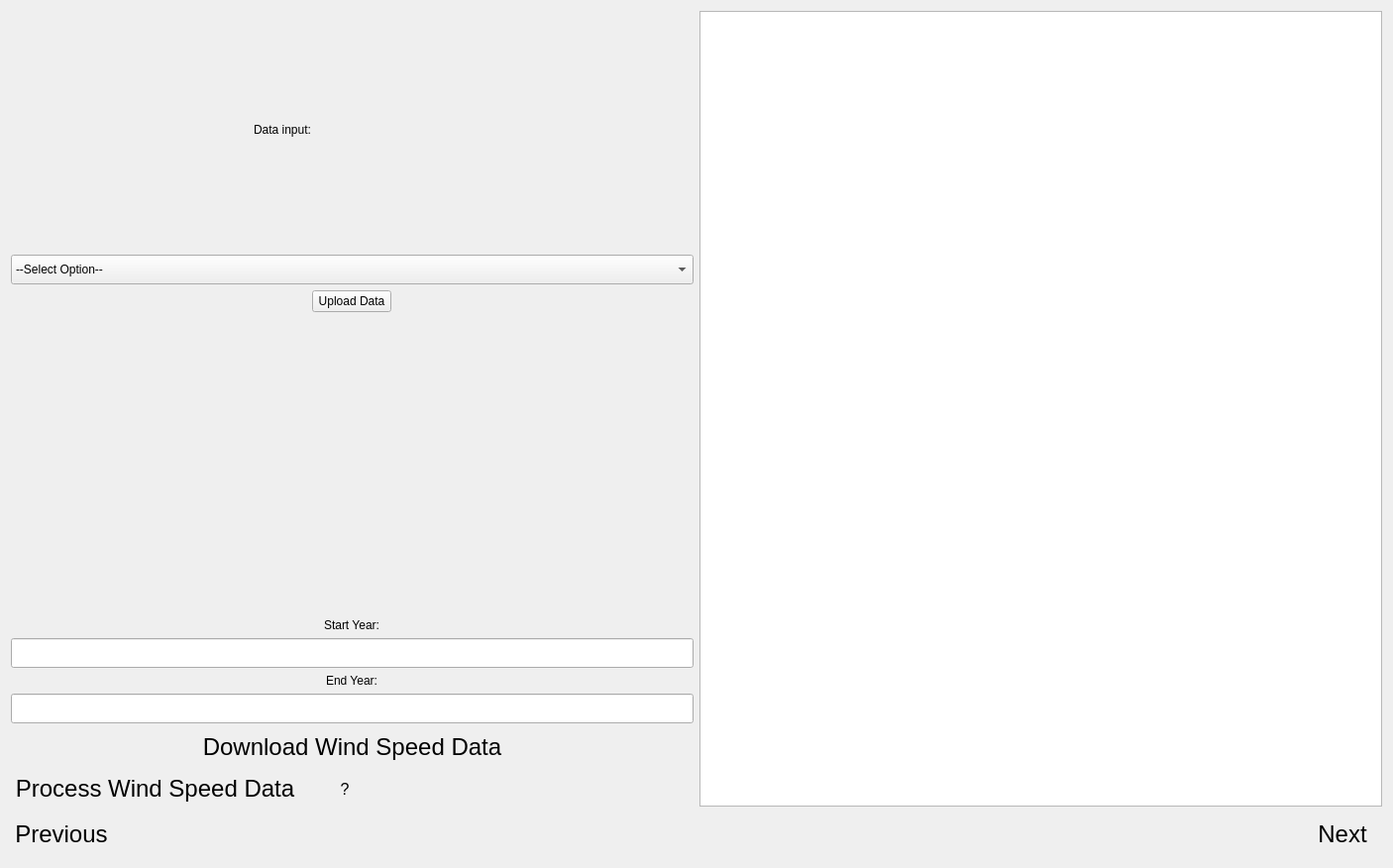
<?xml version="1.0" encoding="UTF-8"?>
<ui version="4.0">
 <class>wind_widget</class>
 <widget class="QWidget" name="wind_widget">
  <property name="geometry">
   <rect>
    <x>0</x>
    <y>0</y>
    <width>1406</width>
    <height>876</height>
   </rect>
  </property>
  <property name="windowTitle">
   <string>Form</string>
  </property>
  <layout class="QVBoxLayout" name="verticalLayout">
   <item>
    <widget class="QFrame" name="frame_55">
     <property name="styleSheet">
      <string notr="true"/>
     </property>
     <property name="frameShape">
      <enum>QFrame::Shape::NoFrame</enum>
     </property>
     <property name="frameShadow">
      <enum>QFrame::Shadow::Raised</enum>
     </property>
     <layout class="QGridLayout" name="gridLayout_12">
      <property name="leftMargin">
       <number>0</number>
      </property>
      <property name="topMargin">
       <number>0</number>
      </property>
      <property name="rightMargin">
       <number>0</number>
      </property>
      <property name="bottomMargin">
       <number>0</number>
      </property>
      <item row="0" column="1" rowspan="4">
       <widget class="QTextBrowser" name="textBrowser_3">
        <property name="styleSheet">
         <string notr="true"/>
        </property>
       </widget>
      </item>
      <item row="3" column="0">
       <widget class="QWidget" name="widget_12" native="true">
        <property name="styleSheet">
         <string notr="true"/>
        </property>
        <layout class="QGridLayout" name="gridLayout_11">
         <property name="leftMargin">
          <number>0</number>
         </property>
         <property name="topMargin">
          <number>0</number>
         </property>
         <property name="rightMargin">
          <number>0</number>
         </property>
         <property name="bottomMargin">
          <number>0</number>
         </property>
         <item row="0" column="0" alignment="Qt::AlignmentFlag::AlignHCenter">
          <widget class="QPushButton" name="pushButton_4">
           <property name="font">
            <font>
             <family>Arial</family>
             <pointsize>18</pointsize>
             <italic>false</italic>
             <bold>false</bold>
            </font>
           </property>
           <property name="styleSheet">
            <string notr="true"/>
           </property>
           <property name="text">
            <string>Download Wind Speed Data</string>
           </property>
           <property name="flat">
            <bool>true</bool>
           </property>
          </widget>
         </item>
         <item row="1" column="0">
          <layout class="QHBoxLayout" name="horizontalLayout_2">
           <item alignment="Qt::AlignmentFlag::AlignLeft">
            <widget class="QPushButton" name="pushButton_7">
             <property name="sizePolicy">
              <sizepolicy hsizetype="Minimum" vsizetype="Preferred">
               <horstretch>0</horstretch>
               <verstretch>0</verstretch>
              </sizepolicy>
             </property>
             <property name="font">
              <font>
               <family>Arial</family>
               <pointsize>18</pointsize>
               <italic>false</italic>
               <bold>false</bold>
              </font>
             </property>
             <property name="styleSheet">
              <string notr="true"/>
             </property>
             <property name="text">
              <string>Process Wind Speed Data</string>
             </property>
             <property name="flat">
              <bool>true</bool>
             </property>
            </widget>
           </item>
           <item>
            <widget class="QPushButton" name="pushButton_help_wind">
             <property name="sizePolicy">
              <sizepolicy hsizetype="Minimum" vsizetype="Minimum">
               <horstretch>0</horstretch>
               <verstretch>0</verstretch>
              </sizepolicy>
             </property>
             <property name="minimumSize">
              <size>
               <width>0</width>
               <height>0</height>
              </size>
             </property>
             <property name="font">
              <font>
               <pointsize>12</pointsize>
              </font>
             </property>
             <property name="cursor">
              <cursorShape>PointingHandCursor</cursorShape>
             </property>
             <property name="styleSheet">
              <string notr="true"/>
             </property>
             <property name="text">
              <string>?</string>
             </property>
             <property name="flat">
              <bool>true</bool>
             </property>
            </widget>
           </item>
           <item>
            <spacer name="horizontalSpacer_13">
             <property name="orientation">
              <enum>Qt::Orientation::Horizontal</enum>
             </property>
             <property name="sizeHint" stdset="0">
              <size>
               <width>40</width>
               <height>20</height>
              </size>
             </property>
            </spacer>
           </item>
          </layout>
         </item>
        </layout>
       </widget>
      </item>
      <item row="2" column="0">
       <widget class="QWidget" name="widget_9" native="true">
        <property name="styleSheet">
         <string notr="true"/>
        </property>
        <layout class="QGridLayout" name="gridLayout_10">
         <property name="leftMargin">
          <number>0</number>
         </property>
         <property name="topMargin">
          <number>0</number>
         </property>
         <property name="rightMargin">
          <number>0</number>
         </property>
         <property name="bottomMargin">
          <number>0</number>
         </property>
         <item row="0" column="0" alignment="Qt::AlignmentFlag::AlignHCenter">
          <widget class="QLabel" name="label_31">
           <property name="text">
            <string>Start Year:</string>
           </property>
          </widget>
         </item>
         <item row="1" column="0">
          <widget class="QLineEdit" name="lineEdit_22">
           <property name="minimumSize">
            <size>
             <width>0</width>
             <height>30</height>
            </size>
           </property>
          </widget>
         </item>
         <item row="2" column="0" alignment="Qt::AlignmentFlag::AlignHCenter">
          <widget class="QLabel" name="label_32">
           <property name="text">
            <string>End Year:</string>
           </property>
          </widget>
         </item>
         <item row="3" column="0">
          <widget class="QLineEdit" name="lineEdit_23">
           <property name="minimumSize">
            <size>
             <width>0</width>
             <height>30</height>
            </size>
           </property>
           <property name="styleSheet">
            <string notr="true"/>
           </property>
          </widget>
         </item>
        </layout>
       </widget>
      </item>
      <item row="0" column="0">
       <widget class="QWidget" name="widget_8" native="true">
        <property name="sizePolicy">
         <sizepolicy hsizetype="Expanding" vsizetype="Expanding">
          <horstretch>0</horstretch>
          <verstretch>0</verstretch>
         </sizepolicy>
        </property>
        <property name="styleSheet">
         <string notr="true"/>
        </property>
        <layout class="QVBoxLayout" name="verticalLayout_2">
         <property name="leftMargin">
          <number>0</number>
         </property>
         <property name="topMargin">
          <number>0</number>
         </property>
         <property name="rightMargin">
          <number>0</number>
         </property>
         <property name="bottomMargin">
          <number>0</number>
         </property>
         <item>
          <widget class="QFrame" name="frame">
           <property name="frameShape">
            <enum>QFrame::Shape::NoFrame</enum>
           </property>
           <property name="frameShadow">
            <enum>QFrame::Shadow::Plain</enum>
           </property>
           <layout class="QHBoxLayout" name="horizontalLayout">
            <item>
             <spacer name="horizontalSpacer">
              <property name="orientation">
               <enum>Qt::Orientation::Horizontal</enum>
              </property>
              <property name="sizeHint" stdset="0">
               <size>
                <width>40</width>
                <height>20</height>
               </size>
              </property>
             </spacer>
            </item>
            <item>
             <widget class="QLabel" name="label_27">
              <property name="sizePolicy">
               <sizepolicy hsizetype="Expanding" vsizetype="Minimum">
                <horstretch>0</horstretch>
                <verstretch>0</verstretch>
               </sizepolicy>
              </property>
              <property name="minimumSize">
               <size>
                <width>200</width>
                <height>0</height>
               </size>
              </property>
              <property name="maximumSize">
               <size>
                <width>100</width>
                <height>100</height>
               </size>
              </property>
              <property name="styleSheet">
               <string notr="true"/>
              </property>
              <property name="text">
               <string>Data input:         </string>
              </property>
              <property name="wordWrap">
               <bool>false</bool>
              </property>
             </widget>
            </item>
            <item>
             <spacer name="horizontalSpacer_2">
              <property name="orientation">
               <enum>Qt::Orientation::Horizontal</enum>
              </property>
              <property name="sizeHint" stdset="0">
               <size>
                <width>40</width>
                <height>20</height>
               </size>
              </property>
             </spacer>
            </item>
           </layout>
          </widget>
         </item>
         <item>
          <widget class="QComboBox" name="comboBox_3">
           <property name="minimumSize">
            <size>
             <width>0</width>
             <height>30</height>
            </size>
           </property>
           <property name="styleSheet">
            <string notr="true"/>
           </property>
           <property name="editable">
            <bool>false</bool>
           </property>
           <property name="maxVisibleItems">
            <number>10</number>
           </property>
           <item>
            <property name="text">
             <string>--Select Option--</string>
            </property>
           </item>
           <item>
            <property name="text">
             <string>Download Wind Data from WIND Toolkit</string>
            </property>
           </item>
           <item>
            <property name="text">
             <string>Use Own Data</string>
            </property>
           </item>
           <item>
            <property name="text">
             <string>No Wind</string>
            </property>
           </item>
          </widget>
         </item>
         <item alignment="Qt::AlignmentFlag::AlignHCenter">
          <widget class="QPushButton" name="pushButton_wind_upload">
           <property name="styleSheet">
            <string notr="true"/>
           </property>
           <property name="text">
            <string>Upload Data</string>
           </property>
          </widget>
         </item>
        </layout>
       </widget>
      </item>
      <item row="1" column="0">
       <spacer name="verticalSpacer">
        <property name="orientation">
         <enum>Qt::Orientation::Vertical</enum>
        </property>
        <property name="sizeHint" stdset="0">
         <size>
          <width>20</width>
          <height>40</height>
         </size>
        </property>
       </spacer>
      </item>
     </layout>
    </widget>
   </item>
   <item>
    <widget class="QWidget" name="widget_11" native="true">
     <property name="styleSheet">
      <string notr="true"/>
     </property>
     <layout class="QHBoxLayout" name="horizontalLayout_7">
      <property name="spacing">
       <number>0</number>
      </property>
      <property name="leftMargin">
       <number>0</number>
      </property>
      <property name="topMargin">
       <number>0</number>
      </property>
      <property name="rightMargin">
       <number>0</number>
      </property>
      <property name="bottomMargin">
       <number>0</number>
      </property>
      <item>
       <widget class="QPushButton" name="pushButton_DI_previous_3">
        <property name="font">
         <font>
          <family>Arial</family>
          <pointsize>18</pointsize>
          <italic>false</italic>
          <bold>false</bold>
         </font>
        </property>
        <property name="styleSheet">
         <string notr="true"/>
        </property>
        <property name="text">
         <string>Previous</string>
        </property>
        <property name="flat">
         <bool>true</bool>
        </property>
       </widget>
      </item>
      <item>
       <spacer name="horizontalSpacer_11">
        <property name="orientation">
         <enum>Qt::Orientation::Horizontal</enum>
        </property>
        <property name="sizeHint" stdset="0">
         <size>
          <width>1023</width>
          <height>45</height>
         </size>
        </property>
       </spacer>
      </item>
      <item>
       <widget class="QPushButton" name="pushButton_DI_next_3">
        <property name="font">
         <font>
          <family>Arial</family>
          <pointsize>18</pointsize>
          <italic>false</italic>
          <bold>false</bold>
         </font>
        </property>
        <property name="styleSheet">
         <string notr="true"/>
        </property>
        <property name="text">
         <string>Next</string>
        </property>
        <property name="flat">
         <bool>true</bool>
        </property>
       </widget>
      </item>
     </layout>
    </widget>
   </item>
  </layout>
 </widget>
 <resources/>
 <connections/>
</ui>
